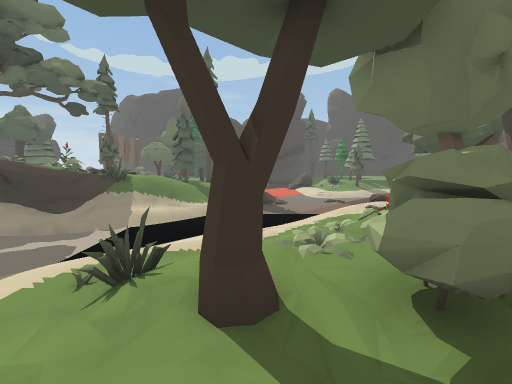
[1] (above)

23 first-person views from a walk through a Unity game level. The camera is 1.5 m above the floor, tilts 6° down and sees 90° across. The floor is counted in squares, 1 m on a side. Each view is taken from the middle of a square. On the plan, view 1 faces up. The plan holds only what a view shows up to about 13 squares ahead; the rest is blank. The place goes on beyond the plan. The player is left out. Some animated figures are not drawn. Some surface patterns are stand-ins.

[2]
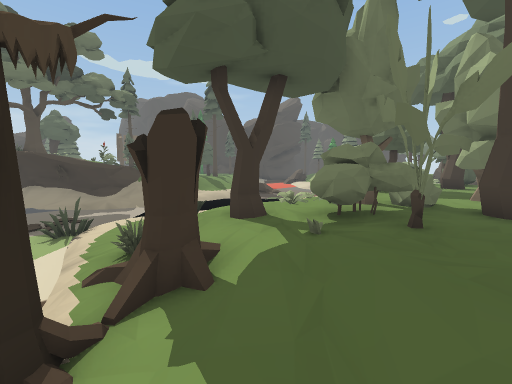

[3]
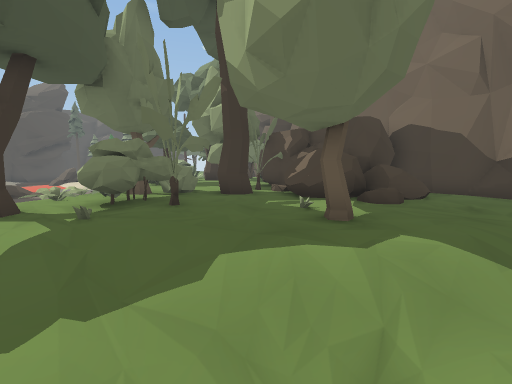

[4]
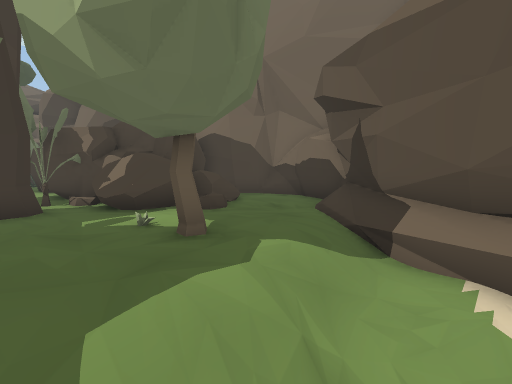

[5]
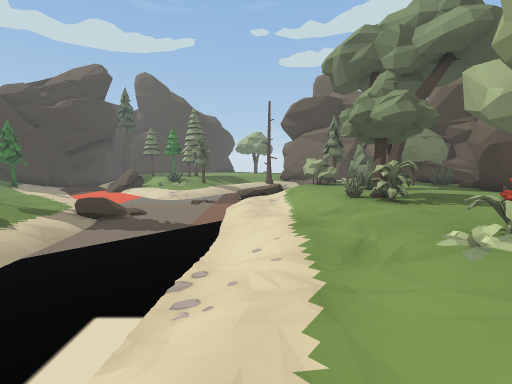

[6]
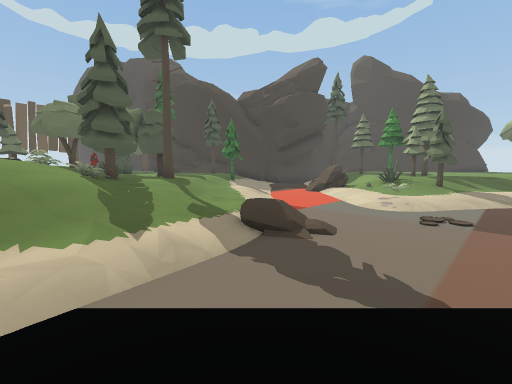

[7]
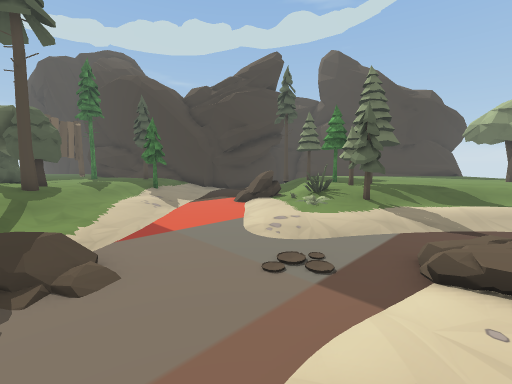

[8]
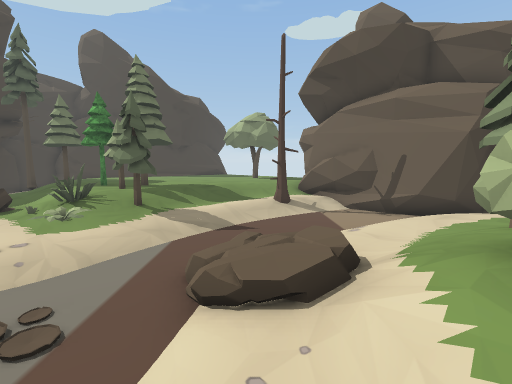

[9]
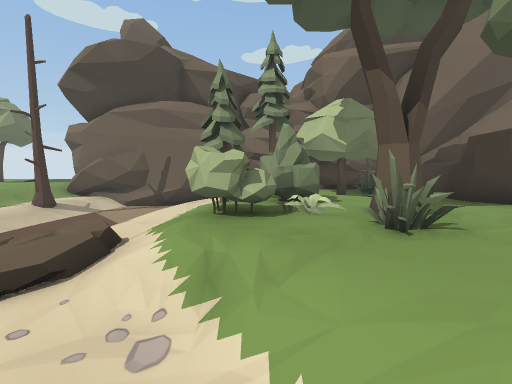

[10]
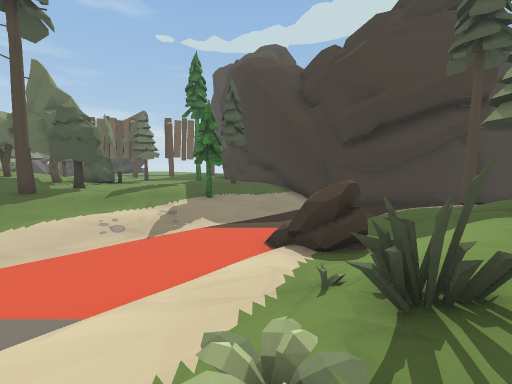

[11]
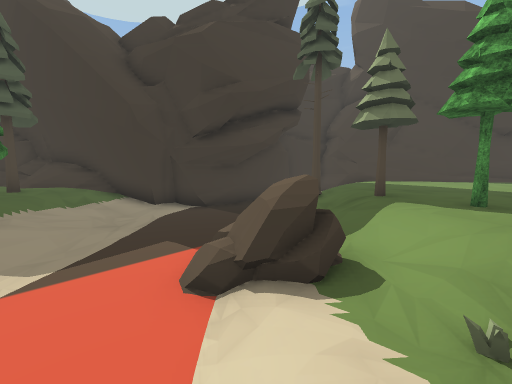

[12]
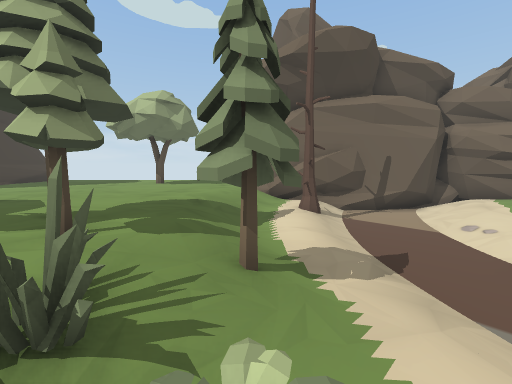

[13]
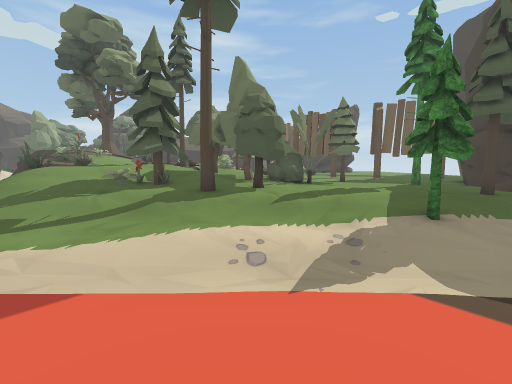

[14]
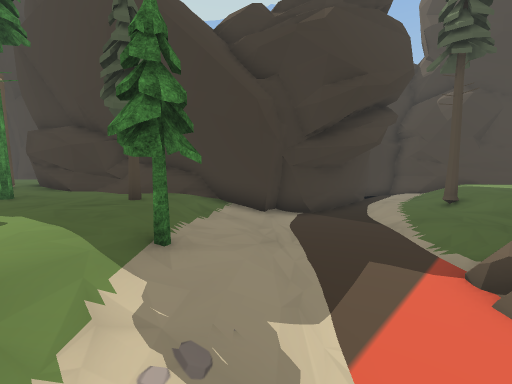

[15]
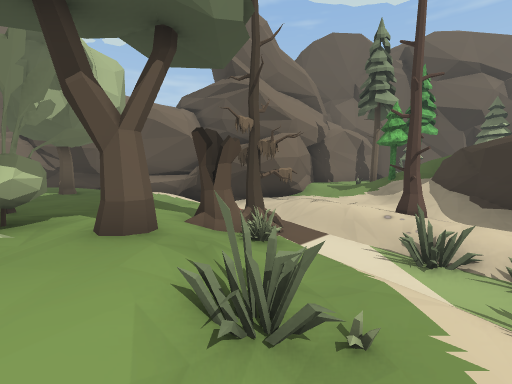

[16]
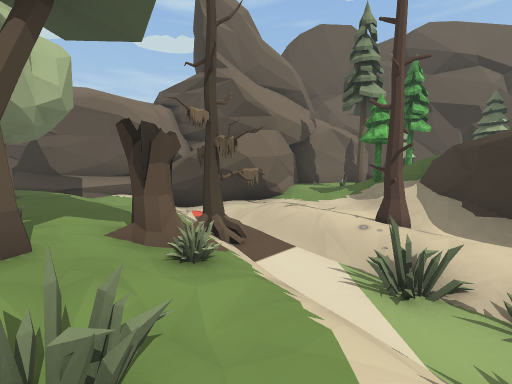

[17]
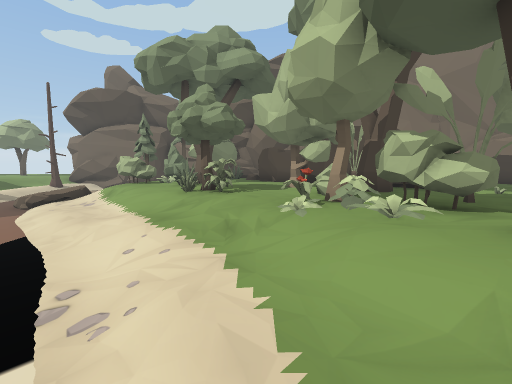

[18]
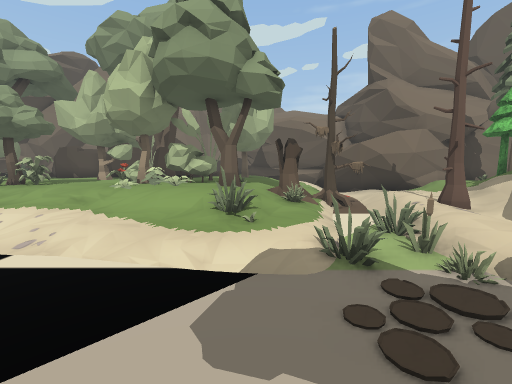

[19]
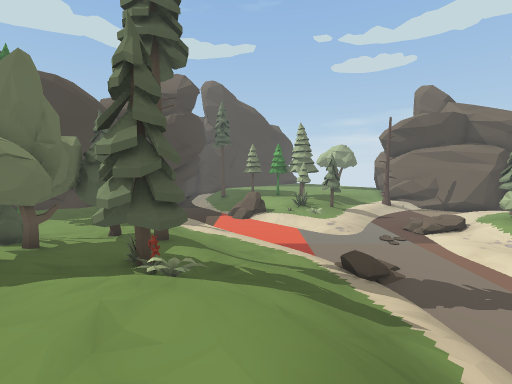

[20]
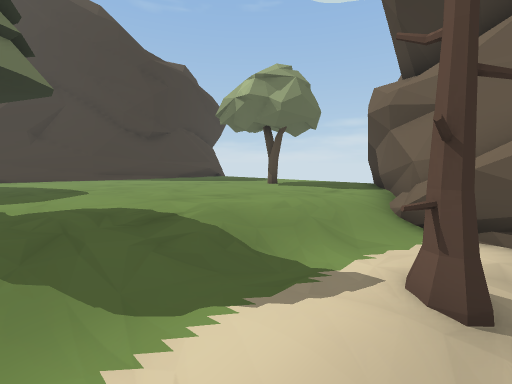

[21]
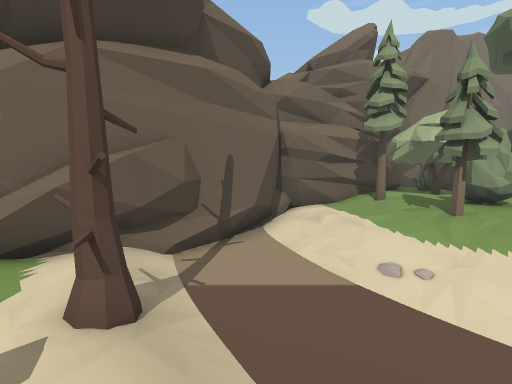

[22]
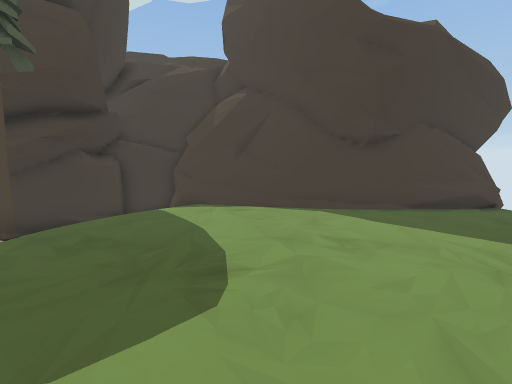

[23]
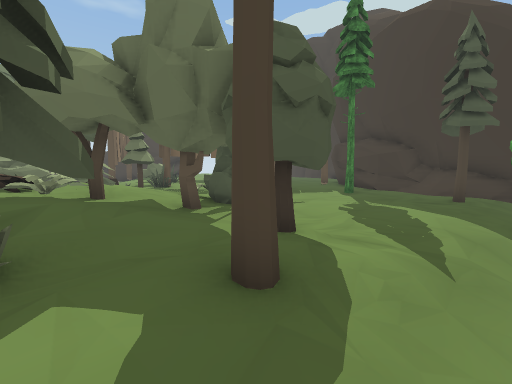

### Floor plan
Key: @ floor where view 1 was taken; # wall or solid block; . main floor; - floor 0.25 m lower than the main floor; : floor 0.5 m higher than the main floor; _ floor 0.5 m lower than the main floor; + floor 0.75 m higher than the main floor; < floor 0.75 m lower than the main floor; ( floor 1 m lower than the main floor; / step, stairs or slope; = window, fence, low wall or low ledge; ~ liquid the walk can cross; ≈ liquid the walk keeps out of; T pine tree; P plant; R tree; B bush; O other object.
Columns run from 7 left of view 1 to 18 right of it. Each row starts with its distance up from view 1.
 35             ##≈###
 34             #≈ /#####
 33            ##/< =/=######
 32           ##(<//.....=####
 31          ##~/</...........
 30 ##########~(<//...........
 29 .../#####~~/<T-...........
 28 .T...-_<~~~/_/............
 27 .T..T-_<(~~/_/T...........
 26 .....-_<(~~/_/............
 25 O....TT<(~~O</.T.........R
 24 O..../_<~~OOO/...T.......R
 23 B..../_<~~≈///.TT.........
 22 B.RR./_/~~~<<P-T..........
 21  RRR./_/~~~/<P/T-///-....#
 20 RRRT.__/~~~<<<PT/___////##
 19 ORTT./_<~~~<<<<<____T_=##
 18 RTPT//<<~~~/<<</////T_##
 17 :/PP-/<<~≈~~(~~~~~~~~/#
 16 :://-/<<~≈≈P~~~O~~~~~~#
 15 ++//-/<-<≈≈PP~O /</(~~#
 14 ++////<~≈≈≈≈~// /<<_//#
 13 O+///_/~≈≈≈~/<////___/##
 12 ////_/~≈≈≈~/<</BBBT/__##
 11 P//_/~≈≈≈~/<</..BBB-/_##
 10 =/_/~~≈≈~(<</-..OBBRT##
  9 <</~~~ ~(/_//...P.RRR#
  8 /~~≈~~~(/__/PRPRR.RPR#
  7 ≈≈≈≈~//<__/.P.R...RPP#
  6 PP~~/<<///O......##=##
  5 P~(<<<//-PRP..R..##  #
  4 ~~P<PP/...PB.RR###   #
  3 PP~/</-RPBB.RRO#
  2 _/P~<_/RBBBORRO#
  1 _//~/PO-P.O...=##
  0 _T/~~/O@.O...OO##
 -1 /T-/RR_/-..O.==###
 -2 O/_/RR/_/..R.#==.#
 -3 TT__/~/__/.......#
 -4 OO/__##/__//....##
 -5 TO/######__/#####
 -6  ..#    ########
 -7 ..##    ##
 -8 ###

Positions as (right, up) in squares from view 1, and headings:
1: (0, 0), facing up
2: (0, -3), facing up
3: (0, -4), facing up-right
4: (0, -3), facing right
5: (-2, 5), facing up-right
6: (0, 9), facing up
7: (4, 11), facing up
8: (5, 12), facing up-right
9: (4, 11), facing right
10: (7, 19), facing up-left
11: (4, 20), facing up
12: (5, 20), facing right
13: (4, 21), facing left
14: (0, 21), facing up
15: (-2, 6), facing down
16: (-3, 5), facing down
17: (-3, 6), facing right
18: (-7, 8), facing down-right
19: (-7, 12), facing up-right
20: (10, 18), facing up-right
21: (10, 19), facing down-right
22: (12, 23), facing up
23: (-2, 18), facing up-left
